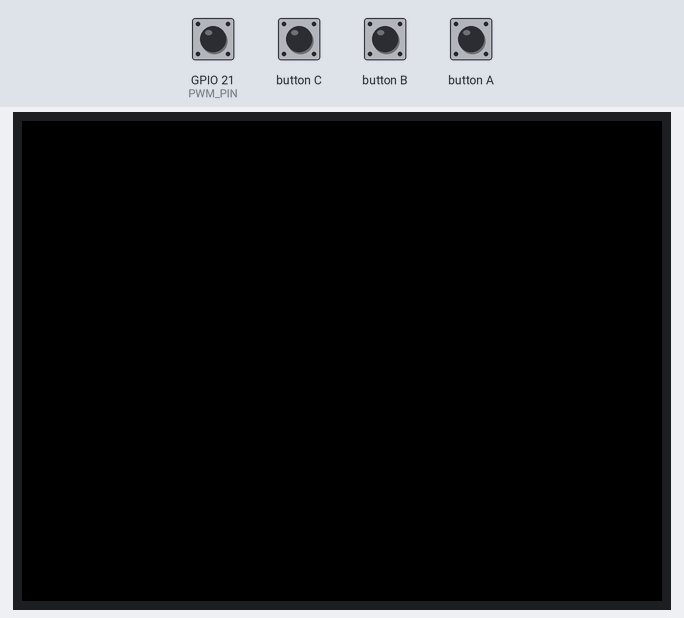
Bench run of a program on a simulated ESP32. On the bench: 320×240 colour display. Inputs (shaded band) come from the test bench; at power-on: GPIO 21 (PWM_PIN) LOW.

Above: at 1.4 s.
1.5 s: GPIO 21 (PWM_PIN) driven HIGH
At 2.4 s:
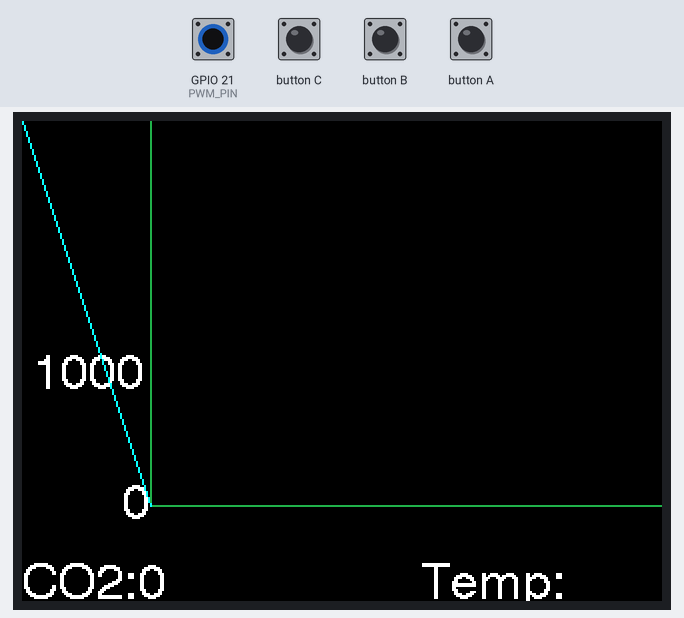
3.0 s: GPIO 21 (PWM_PIN) pulsed LOW 5 times (0.12 s each, 0.3 s apart)
At 5.1 s:
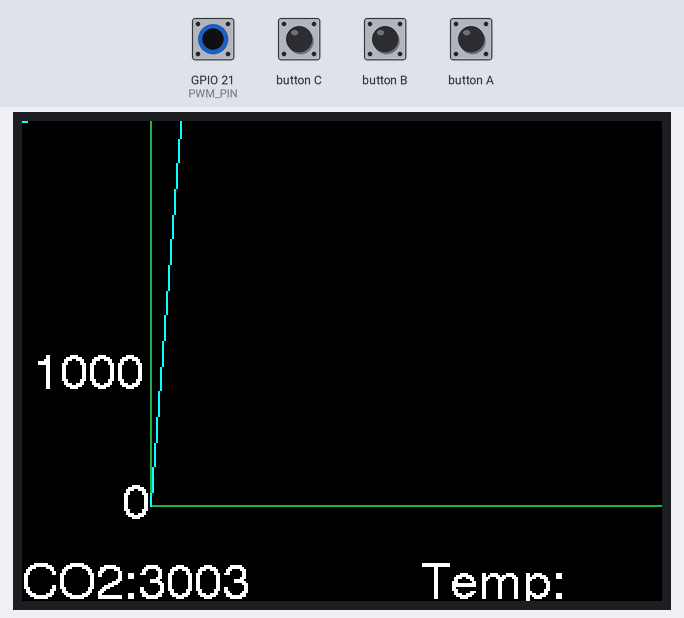
Timing chart, 0 to 6.6 s (numbered marks = the images above; inputs shaded):
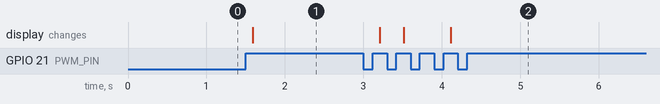

Measured:
- after the input at 1.5 s, the display: changes after 0.09 s (image 1)
- after the input at 3.0 s, the display: first changes after 0.21 s (image 2 shows a later state)

The program:

main.cpp
```cpp
#include <Arduino.h>
#include <Wire.h>
#include <M5Stack.h>
#include <DHT.h>
#include <Adafruit_Sensor.h>
#include <DHT_U.h>


#define processing_out false
#define AHRS true         // Set to false for basic data read
#define SerialDebug true  // Set to true to get Serial output for debugging
#define LCD
#define PWM_PIN 21
#define DHTPIN 3
#define DHTTYPE DHT11

int prev_val = LOW;
long high_level_start = 0L;
long high_level_end = 0L;
long low_level_start = 0L;
long low_level_end = 0L;
int ppm = 0, time_index = 0;

int x[10];
int y[10];
int vals[10];

boolean is_output_ready = false;
DHT_Unified dht(DHTPIN, DHTTYPE);

//uint32_t delayMS;

//uint32_t delayMS;

void setup() {
  Serial.begin(9600);
  pinMode(PWM_PIN, INPUT);
  pinMode(DHTPIN, INPUT);
  M5.begin();
  Wire.begin();
  dht.begin();

  M5.Lcd.fillScreen(BLACK);
  M5.Lcd.setTextFont(4);
  for (int i = 0; i < 10; i ++){
    x[i] = 0;
    y[i] = 0;
  }
}

void loop() {
  M5.update();
  //delay(delayMS);
  long cycle_start_time = millis();
  int pin_in = digitalRead(PWM_PIN);

  if (pin_in == HIGH) {
    if (prev_val == LOW) {
      long time_high = high_level_end - high_level_start;
      long time_low = low_level_end - low_level_start;
      ppm = 5000 * (time_high - 0.002) / (time_high + time_low - 0.004);
      is_output_ready = true;

      high_level_start = cycle_start_time;
      prev_val = HIGH;
    } else {
      high_level_end = cycle_start_time;
    }
  } else {
    if (prev_val == HIGH) {
      low_level_start = cycle_start_time;
      prev_val = LOW;
    } else {
      low_level_end = cycle_start_time;
    }
  }

  if (is_output_ready) {
    M5.Lcd.fillScreen(BLACK);
    M5.Lcd.setCursor(0, 220);
    M5.Lcd.print("CO2:");
    M5.Lcd.print(ppm);

    M5.Lcd.setCursor(50, 180);
    M5.Lcd.print("0");

    M5.Lcd.setCursor(5, 115);
    M5.Lcd.print("1000");

    M5.Lcd.drawLine(64, 0, 64, 192, 0x2589);
    M5.Lcd.drawLine(64, 192, 320, 192, 0x2589);

    // Get temperature event and print its value.
    //sensors_event_t event;
    //dht.temperature().getEvent(&event);
    M5.Lcd.setCursor(200, 220);
    M5.Lcd.print("Temp:");
    //M5.Lcd.print(event.temperature);

    vals[time_index] = ppm;
    x[time_index] = map(time_index, 0, 9, 64, 320);
    y[time_index] = map(vals[time_index], 0, 2500, 192, 0);
    for(int j = 1; j < 10; j++){
      M5.Lcd.drawLine(x[j-1], y[j-1], x[j], y[j], 0xfff);
    }

    time_index++;
    if (time_index > 9){
      time_index = 0;
    }
    //M5.Lcd.drawLine(x0,y0,x1,x2,0xfff)
    //M5.Lcd.drawLine(int16_t x0, int16_t y0, int16_t x1, int16_t y1, uint16_t color);


    is_output_ready = false;
  }
}
```
